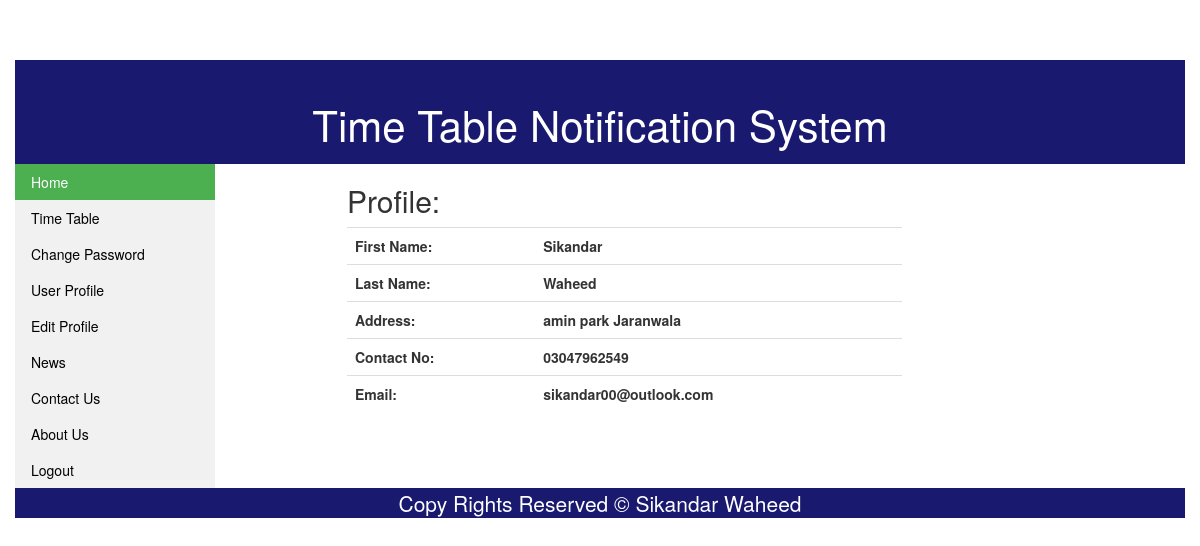
Page /userProfile.php (signed in) on the committed database.
### tables this page shows
CREATE TABLE `profile` (
  `Profile_Id` int(11) NOT NULL,
  `Fname` varchar(20) NOT NULL,
  `Lname` varchar(20) NOT NULL,
  `Address` varchar(40) NOT NULL,
  `ContactNo` varchar(11) NOT NULL,
  `Email` varchar(25) NOT NULL,
  `User_Id` int(11) NOT NULL
);

### PhpScripts/profileFetch.php (the view, shortened to what this page needs)
<?php
include('connection.php');
$user = $_SESSION['login_user'];
$query = mysqli_query($conn,"SELECT User_Id FROM users WHERE Username = '$user'");
$id = mysqli_fetch_assoc($query);
$uId= $id['User_Id'];
$queryy = mysqli_query($conn,"SELECT * FROM profile WHERE User_Id = '$uId'");
$row = mysqli_fetch_assoc($queryy);
if(is_array($row) && isset($row['User_Id']))
{
	$str="<tr><th>First Name:</th><th>".$row['Fname']."</th></tr>";
	$str.="<tr><th>Last Name:</th><th>".$row['Lname']."</th></tr>";
	$str.="<tr><th>Address:</th><th>".$row['Address']."</th></tr>";
	$str.="<tr><th>Contact No:</th><th>".$row['ContactNo']."</th></tr>";
	$str.="<tr><th>Email:</th><th>".$row['Email']."</th></tr>";
}
else
{
	$str="<tr><th>First Name:</th><th></th></tr>";
	$str.="<tr><th>Last Name:</th><th></th></tr>";
	$str.="<tr><th>Address:</th><th></th></tr>";
	$str.="<tr><th>Contact No:</th><th></th></tr>";
	$str.="<tr><th>Email:</th><th></th></tr>";
}
?>

### rows in the picture
profile: Fname "Sikandar", Lname "Waheed", Address "amin park Jaranwala", ContactNo "03047962549", Email "sikandar00@outlook.com"
